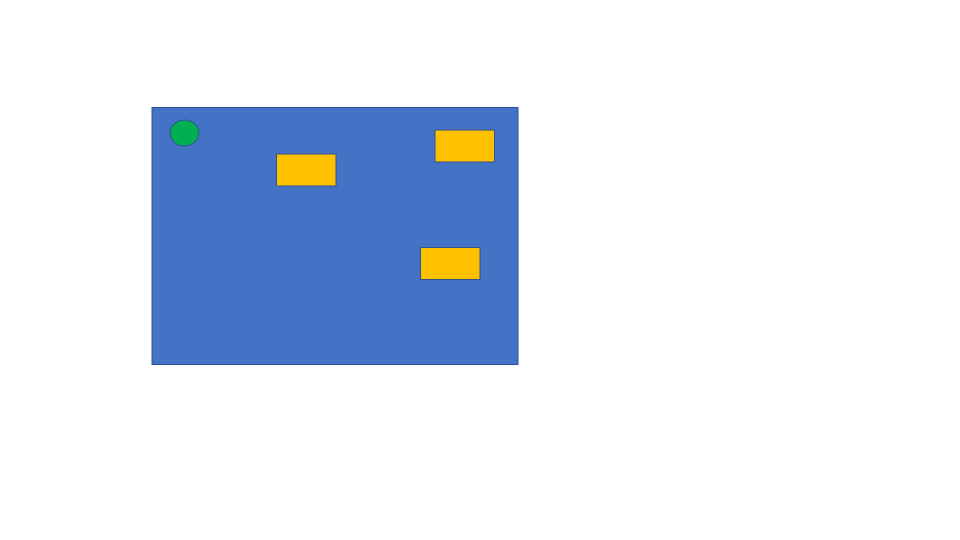
#> input picture Visual Inspection Tool/Images/original.png, 1920 x 1080 px (shown at 1/2 size); the run also reads 1 picture not shown here
$ python 'VITool v3.py'   (older library calls are emulated)
#> lines starting #> are read from the running program, lines starting #| are printed output that depends on the picture; after the words box and inside, x2 and y2 are one past the last pixel; in counts of white or black regions, pixels touching at a corner belong together
import cv2
import numpy as np
from skimage.measure import compare_ssim

#################################
#widthImg, heightImg = 480, 640
widthImg, heightImg = 640, 480
#################################


def stackImages(scale, imgArray):
    rows = len(imgArray)
    cols = len(imgArray[0])
    rowsAvailable = isinstance(imgArray[0], list)
    width = imgArray[0][0].shape[1]
    height = imgArray[0][0].shape[0]
    if rowsAvailable:
        for x in range(0, rows):
            for y in range(0, cols):
                if imgArray[x][y].shape[:2] == imgArray[0][0].shape[:2]:
                    imgArray[x][y] = cv2.resize(imgArray[x][y], (0, 0), None, scale, scale)
                else:
                    imgArray[x][y] = cv2.resize(imgArray[x][y], (imgArray[0][0].shape[1], imgArray[0][0].shape[0]),
                                                None, scale, scale)
                if len(imgArray[x][y].shape) == 2: imgArray[x][y] = cv2.cvtColor(imgArray[x][y], cv2.COLOR_GRAY2BGR)
        imageBlank = np.zeros((height, width, 3), np.uint8)
        hor = [imageBlank] * rows
        hor_con = [imageBlank] * rows
        for x in range(0, rows):
            hor[x] = np.hstack(imgArray[x])
        ver = np.vstack(hor)
    else:
        for x in range(0, rows):
            if imgArray[x].shape[:2] == imgArray[0].shape[:2]:
                imgArray[x] = cv2.resize(imgArray[x], (0, 0), None, scale, scale)
            else:
                imgArray[x] = cv2.resize(imgArray[x], (imgArray[0].shape[1], imgArray[0].shape[0]), None, scale, scale)
            if len(imgArray[x].shape) == 2: imgArray[x] = cv2.cvtColor(imgArray[x], cv2.COLOR_GRAY2BGR)
        hor = np.hstack(imgArray)
        ver = hor
    return ver


def preProcessing(img):
    imgGray = cv2.cvtColor(img, cv2.COLOR_BGR2GRAY)
    imgBlur = cv2.GaussianBlur(imgGray, (5,5), 1)

    v = np.median(imgBlur)
    sigma = 0.33
    lower = int(max(0, (1.0 - sigma) * v))
    upper = int(min(255, (1.0 + sigma) * v))
    imgCanny = cv2.Canny(imgBlur, lower, upper)
    kernel = np.ones((5,5))
    imgDial = cv2.dilate(imgCanny,kernel,iterations=2)
    imgThres = cv2.erode(imgDial,kernel,iterations=1)
    return imgThres


def getContours(img,imgContour):
    biggest = np.array([])
    maxArea = 0
    contours, hierarchy = cv2.findContours(img,cv2.RETR_EXTERNAL, cv2.CHAIN_APPROX_SIMPLE)
    for cnt in contours:
        area = cv2.contourArea(cnt)
        if area > 5000:
            peri = cv2.arcLength(cnt,True)
            approx = cv2.approxPolyDP(cnt,0.02*peri,True)
            if area > maxArea and len(approx) == 4:
                biggest = approx
                maxArea = area
    cv2.drawContours(imgContour, biggest, -1,(255,0,0),20)
    return biggest


def reorder(myPoints):
    myPoints = myPoints.reshape((4,2))
    myPointsNew = np.zeros((4,1,2),np.int32)
    add = myPoints.sum(1)
    myPointsNew[0] = myPoints[np.argmin(add)]
    myPointsNew[3] = myPoints[np.argmax(add)]
    diff = np.diff(myPoints, axis=1)
    myPointsNew[1] = myPoints[np.argmin(diff)]
    myPointsNew[2] = myPoints[np.argmax(diff)]
    return myPointsNew


def getWarp(img, biggest):
    biggest = reorder(biggest)
    pts1 = np.float32(biggest)
    pts2 = np.float32([[0, 0], [widthImg, 0], [0, heightImg], [widthImg, heightImg]])
    matrix = cv2.getPerspectiveTransform(pts1, pts2)
    imgOutput = cv2.warpPerspective(img, matrix, (widthImg, heightImg))
    return imgOutput

def Warped(cap):
    img = cap.copy()
    img = cv2.resize(img, (widthImg,heightImg))
    imgContour = img.copy()

    imgThres = preProcessing(img)
    biggest = getContours(imgThres,imgContour)
    if biggest.size!=0:
        imgWarped = getWarp(img,biggest)
        imageArray = ([img, imgThres],
                    [imgContour,imgWarped])
    else:
        imageArray = ([imgContour, img])
        print("Biggest Contour could not be found!")

    stackedImages = stackImages(0.7,imageArray)
    #cv2.imshow("workflow",stackedImages)
    return imgWarped


def getDifference(original, test):
    original_gray = cv2.cvtColor(original, cv2.COLOR_BGR2GRAY)
    test_gray = cv2.cvtColor(test, cv2.COLOR_BGR2GRAY)
    (score, diff) = compare_ssim(original_gray, test_gray, full=True)
    diff = (diff * 255).astype("uint8")
    thresh = cv2.threshold(diff, 0, 255, cv2.THRESH_BINARY_INV | cv2.THRESH_OTSU)[1]
    contours = cv2.findContours(thresh.copy(), cv2.RETR_EXTERNAL, cv2.CHAIN_APPROX_SIMPLE)
    contours = contours[0] if len(contours) == 2 else contours[1]
    for c in contours:
        area = cv2.contourArea(c)
        if area > 100:
            x, y, w, h = cv2.boundingRect(c)
            cv2.rectangle(test, (x, y), (x + w, y + h), (36, 255, 12), 2)
    cv2.imshow('before', original)
    cv2.imshow('after', test)
    cv2.imshow('diff', diff)


original1 = cv2.imread('Images/original.png')
#> original1 is the input picture: shape (1080, 1920, 3); mean B, G, R 241.9, 230, 222.7
test1 = cv2.imread('Images/test2.png')

original_warped = Warped(original1)
#> in preProcessing, `imgGray = cv2.cvtColor(img, cv2.COLOR_BGR2GRAY)`:
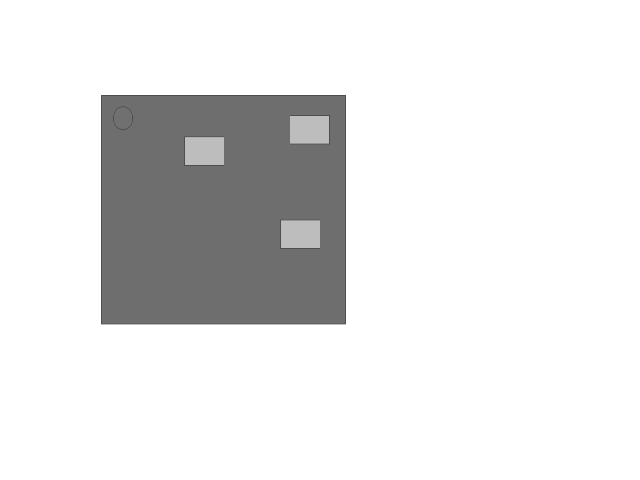
#> imgGray: shape (480, 640); min 78, max 255, mean 229.2
#> in preProcessing, `v = np.median(imgBlur)`: v = 255
#> in preProcessing, `lower = int(max(0, (1.0 - sigma) * v))`: lower = 170
#> in preProcessing, `upper = int(min(255, (1.0 + sigma) * v))`: upper = 255
#> in preProcessing, `imgCanny = cv2.Canny(imgBlur, lower, upper)`:
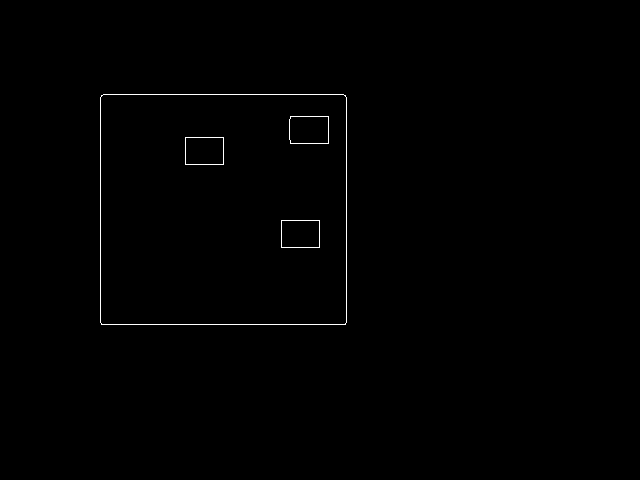
#> imgCanny: shape (480, 640); 0.43% white in thin lines or dots, all inside (x1, y1, x2, y2) = (100, 94, 347, 325)
#> in preProcessing, `imgDial = cv2.dilate(imgCanny,kernel,iterations=2)`: imgDial: shape (480, 640); 3.9% white; 4 white regions, box (x1, y1, x2, y2) and area: (96, 90, 351, 329) 8562, (285, 112, 333, 148) 1186, (181, 133, 228, 169) 1170, (277, 216, 324, 252) 1170
#> in preProcessing, `imgThres = cv2.erode(imgDial,kernel,iterations=1)`: imgThres: shape (480, 640); 2.2% white; 4 white regions
#> in getContours, `contours, hierarchy = cv2.findContours(img,cv2.RETR_EXTERNAL, cv2.CHAI..`: contours = 1 contour; box (x1, y1, x2, y2) and area: (98, 92, 349, 327) 58489
#> the loop in getContours, `for cnt in contours:` made 1 pass
#> (area, peri, biggest, maxArea) on pass 1: (58489, 964.5, [[99, 93], [99, 326], [347, 326], [347, 93]], 58489)
#> after the loop in getContours, `for cnt in contours:`: maxArea = 58489
#> in getContours, `cv2.drawContours(imgContour, biggest, -1,(255,0,0),20)`:
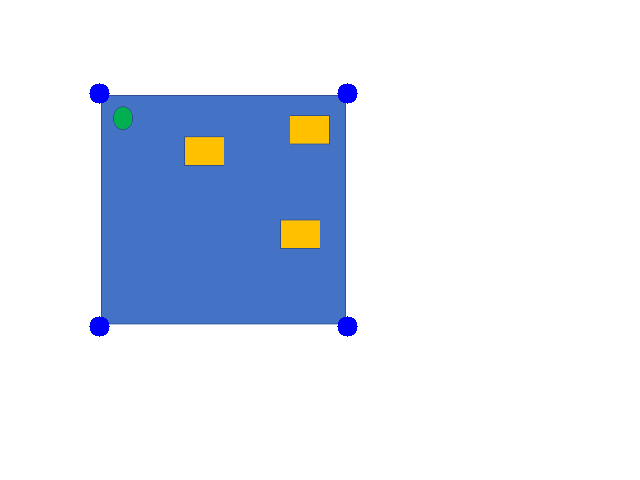
#> imgContour: shape (480, 640, 3); mean B, G, R 241.9, 229, 221.7
#> in Warped, `biggest = getContours(imgThres,imgContour)`: biggest = [[99, 93], [99, 326], [347, 326], [347, 93]]
#> in reorder, `add = myPoints.sum(1)`: add = [192, 425, 673, 440]
#> in reorder, `diff = np.diff(myPoints, axis=1)`: diff = [-6, 227, -21, -254]
#> in getWarp, `biggest = reorder(biggest)`: biggest = [[99, 93], [347, 93], [99, 326], [347, 326]]
#> in getWarp, `matrix = cv2.getPerspectiveTransform(pts1, pts2)`: matrix = [[2.58, 9.84e-17, -255.5], [8.19e-17, 2.06, -191.6], [2.39e-19, -9.53e-19, 1]]
#> in stackImages, `rows = len(imgArray)`: rows = 2
#> in stackImages, `rowsAvailable = isinstance(imgArray[0], list)`: rowsAvailable = True
#> in stackImages, `hor = [imageBlank] * rows`: hor = 2 items
#> in stackImages, `ver = np.vstack(hor)`:
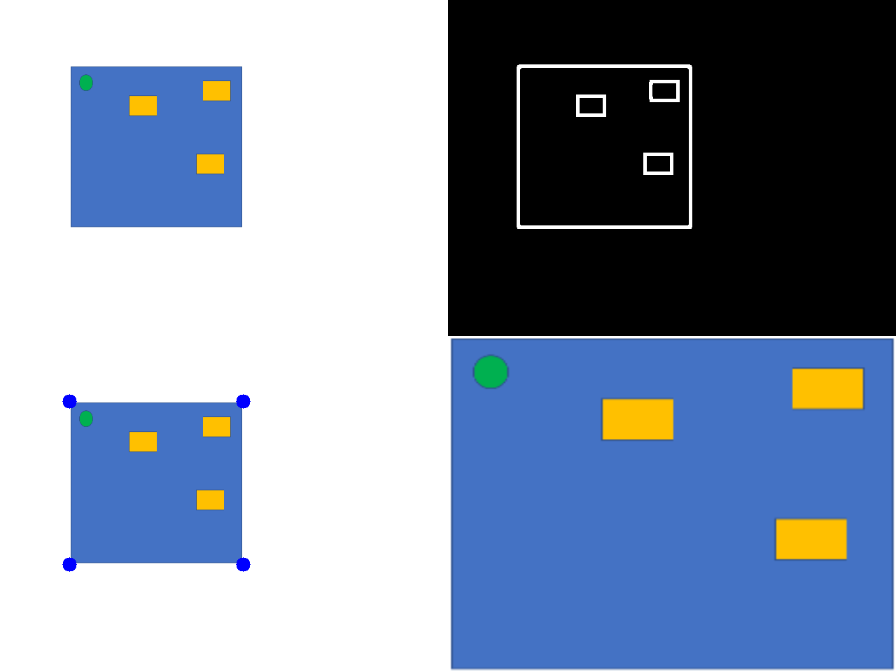
#> ver: shape (672, 896, 3); mean of channels 0, 1, 2 168.5, 146.6, 133.2; drawn as B, G, R
test_warped = Warped(test1)
#> in preProcessing (call 2), `imgDial = cv2.dilate(imgCanny,kernel,iterations=2)`: imgDial: shape (480, 640); 4% white; 4 white regions, box (x1, y1, x2, y2) and area: (96, 90, 351, 329) 8562, (285, 108, 335, 152) 1329, (181, 133, 228, 169) 1170, (277, 216, 324, 252) 1170
#> in preProcessing (call 2), `imgThres = cv2.erode(imgDial,kernel,iterations=1)`: imgThres: shape (480, 640); 2.2% white; 4 white regions, box (x1, y1, x2, y2) and area: (98, 92, 349, 327) 4754, (287, 110, 333, 150) 745, (183, 135, 226, 167) 650, (279, 218, 322, 250) 650
#> the loop in getContours (call 2), `for cnt in contours:` made 1 pass
#> in getContours (call 2), `cv2.drawContours(imgContour, biggest, -1,(255,0,0),20)`: imgContour: shape (480, 640, 3); mean B, G, R 241.9, 229, 221.7
getDifference(original_warped,test_warped)
#> in getDifference, `original_gray = cv2.cvtColor(original, cv2.COLOR_BGR2GRAY)`:
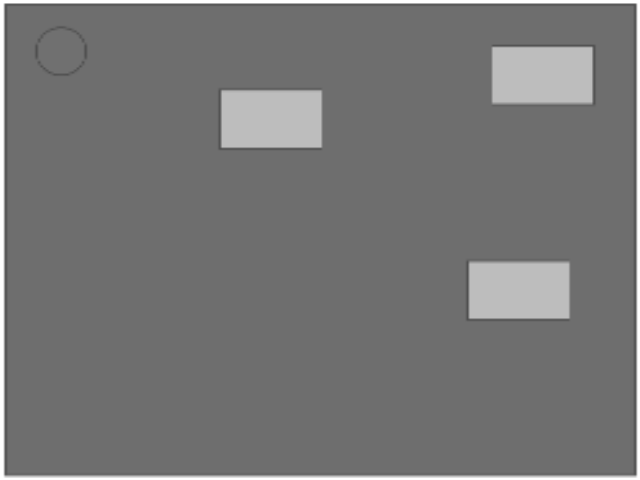
#> original_gray: shape (480, 640); min 80, max 255, mean 117.7
#> in getDifference, `(score, diff) = compare_ssim(original_gray, test_gray, full=True)`:
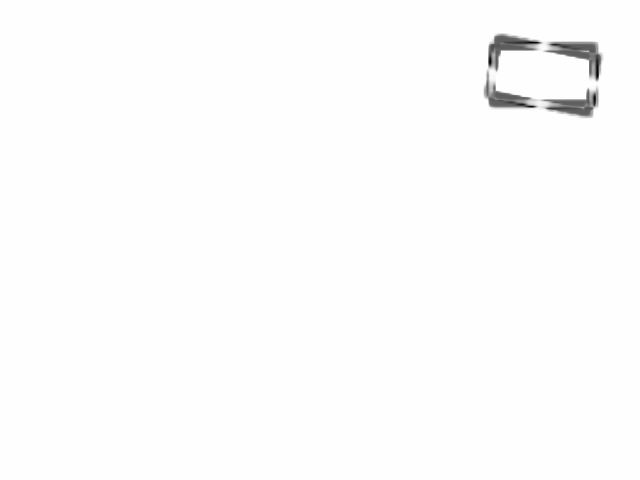
#> diff: shape (480, 640) float64; min -0.53, max 1, mean 0.99; drawn with min black and max white
#> in getDifference, `(score, diff) = compare_ssim(original_gray, test_gray, full=True)`: score = 0.99
#> in getDifference, `thresh = cv2.threshold(diff, 0, 255, cv2.THRESH_BINARY_INV | cv2.THRES..`: thresh: shape (480, 640); 0.95% white; 5 white regions (1 under 20 px)
#> in getDifference, `contours = cv2.findContours(thresh.copy(), cv2.RETR_EXTERNAL, cv2.CHAI..`: contours = 4 contours; box (x1, y1, x2, y2) and area: (545, 42, 602, 81) 772, (488, 34, 542, 71) 759, (542, 89, 598, 117) 728, (484, 72, 537, 108) 624
#> the loop in getDifference, `for c in contours:` made 4 passes
#> (area, x, y, w, h) on passes 1 to 4: (727.5, 542, 89, 56, 28), (624, 484, 72, 53, 36), (772.5, 545, 42, 57, 39), (759, 488, 34, 54, 37)
#> after the loop in getDifference, `for c in contours:`:
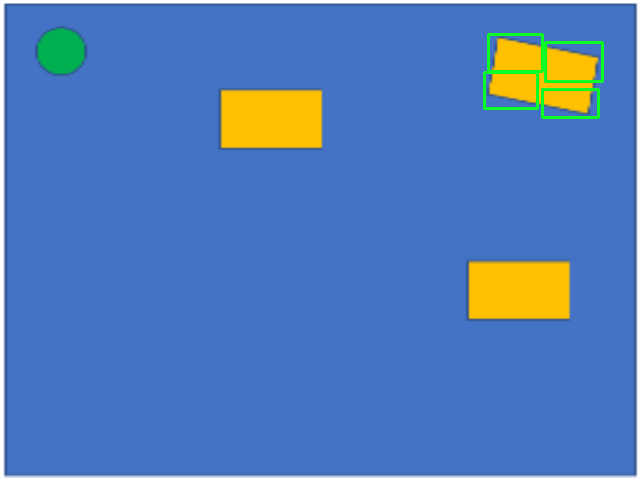
#> test: shape (480, 640, 3); mean B, G, R 184.3, 122.6, 81.9

cv2.waitKey(0)
